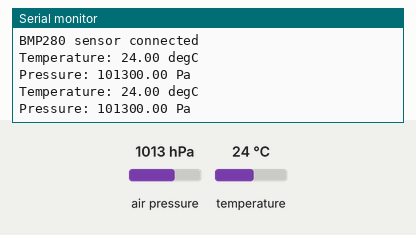
This sketch was run on a simulated Arduino Uno, built with avr-gcc and run on an emulated ATmega328P. On the bench: the last lines printed to the serial monitor. Inputs (shaded band) come from the test bench; at power-on: air pressure 1013 hPa, temperature 24 °C.

Above: at 2.8 s.
2.9 s: air pressure set to 952 hPa
At 3.8 s:
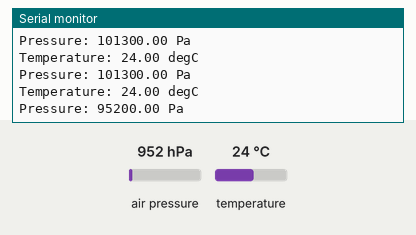
4.4 s: temperature set to 12 °C
At 5.7 s:
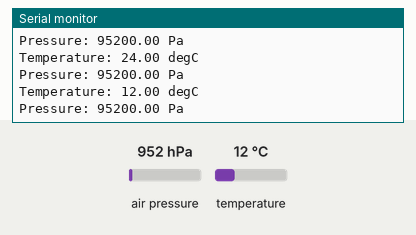
5.9 s: air pressure set to 975 hPa
At 6.7 s:
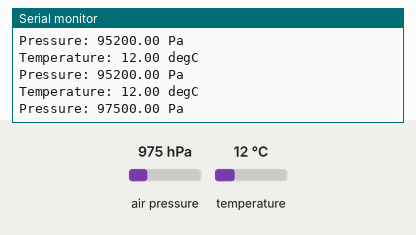
Timing chart, 0 to 8.9 s (numbered marks = the images above; inputs shaded):
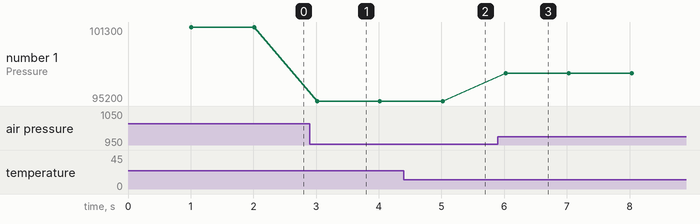

The sketch:

Lab10_4_BMP280.ino
```cpp
#include <Adafruit_BMP280.h>

Adafruit_BMP280 bmp280;
void setup() {
  Serial.begin(115200);
  while(!bmp280.begin(0x76)){
    Serial.println("BMP280 sensor not found, check pin and wiring!");
    delay(500);
  }
  Serial.println("BMP280 sensor connected");
  // bmp280 sampling rate and filter setting //
  bmp280.setSampling(Adafruit_BMP280::MODE_NORMAL,
                     Adafruit_BMP280::SAMPLING_X2,
                     Adafruit_BMP280::SAMPLING_X16,
                     Adafruit_BMP280::FILTER_X16,
                     Adafruit_BMP280::STANDBY_MS_500);
}

uint32_t time_ = millis();

void loop() {
  if(millis() - time_ > 1000){
    float temperature = bmp280.readTemperature();
    float pressure = bmp280.readPressure();
    Serial.print("Temperature: ");
    Serial.print(temperature);
    Serial.println(" degC");
    Serial.print("Pressure: ");
    Serial.print(pressure);
    Serial.println(" Pa");
    time_ = millis();
  }
}
```

Measured:
- after the input at 2.9 s, the serial monitor: prints a new line after 0.12 s (image 1)
- after the input at 4.4 s, the serial monitor: prints a new line after 0.62 s (image 2)
- after the input at 5.9 s, the serial monitor: prints a new line after 0.13 s (image 3)
- plotted number 1: 101300 → 95200 after the input at 2.9 s, 95200 → 97500 after the input at 5.9 s
